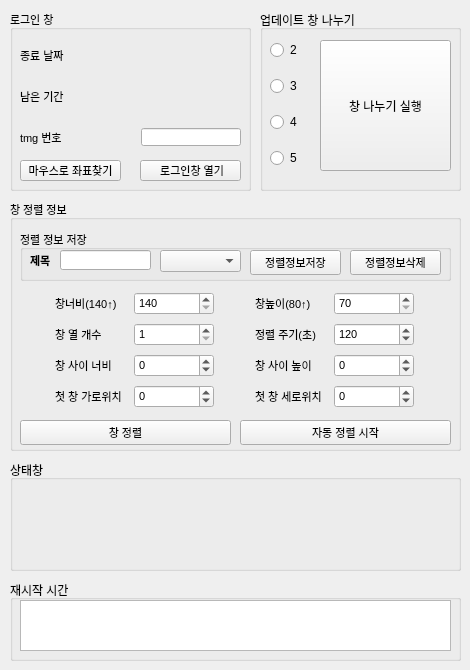
   <widget class="QWidget" name="tab_3">
    <attribute name="title">
     <string>자동 창정렬</string>
    </attribute>
    <widget class="QGroupBox" name="groupBox_11">
     <property name="geometry">
      <rect>
       <x>10</x>
       <y>460</y>
       <width>451</width>
       <height>111</height>
      </rect>
     </property>
     <property name="title">
      <string>상태창</string>
     </property>
     <layout class="QGridLayout" name="gridLayout_2">
      <item row="0" column="0">
       <layout class="QVBoxLayout" name="verticalLayout_12">
        <item>
         <widget class="QLabel" name="alignmenter_status_label_1">
          <property name="font">
           <font>
            <pointsize>12</pointsize>
           </font>
          </property>
          <property name="text">
           <string/>
          </property>
          <property name="alignment">
           <set>Qt::AlignCenter</set>
          </property>
         </widget>
        </item>
        <item>
         <widget class="QLabel" name="alignmenter_status_label_2">
          <property name="font">
           <font>
            <pointsize>12</pointsize>
           </font>
          </property>
          <property name="text">
           <string/>
          </property>
          <property name="alignment">
           <set>Qt::AlignCenter</set>
          </property>
         </widget>
        </item>
        <item>
         <widget class="QLabel" name="alignmenter_status_label_3">
          <property name="font">
           <font>
            <pointsize>12</pointsize>
           </font>
          </property>
          <property name="text">
           <string/>
          </property>
          <property name="alignment">
           <set>Qt::AlignCenter</set>
          </property>
         </widget>
        </item>
       </layout>
      </item>
     </layout>
    </widget>
    <widget class="QGroupBox" name="groupBox_12">
     <property name="geometry">
      <rect>
       <x>10</x>
       <y>10</y>
       <width>241</width>
       <height>181</height>
      </rect>
     </property>
     <property name="font">
      <font>
       <pointsize>8</pointsize>
       <weight>50</weight>
       <italic>false</italic>
       <bold>false</bold>
       <underline>false</underline>
       <kerning>true</kerning>
      </font>
     </property>
     <property name="title">
      <string>로그인 창</string>
     </property>
     <property name="flat">
      <bool>false</bool>
     </property>
     <widget class="QWidget" name="verticalLayoutWidget_2">
      <property name="geometry">
       <rect>
        <x>10</x>
        <y>20</y>
        <width>221</width>
        <height>134</height>
       </rect>
      </property>
      <layout class="QVBoxLayout" name="verticalLayout_13">
       <item>
        <layout class="QHBoxLayout" name="horizontalLayout_16">
         <item>
          <widget class="QLabel" name="label_19">
           <property name="minimumSize">
            <size>
             <width>0</width>
             <height>18</height>
            </size>
           </property>
           <property name="maximumSize">
            <size>
             <width>60</width>
             <height>18</height>
            </size>
           </property>
           <property name="text">
            <string>종료 날짜</string>
           </property>
          </widget>
         </item>
         <item>
          <spacer name="horizontalSpacer_18">
           <property name="orientation">
            <enum>Qt::Horizontal</enum>
           </property>
           <property name="sizeHint" stdset="0">
            <size>
             <width>40</width>
             <height>20</height>
            </size>
           </property>
          </spacer>
         </item>
         <item>
          <widget class="QLabel" name="alignmenter_decry_expiration_status">
           <property name="minimumSize">
            <size>
             <width>100</width>
             <height>18</height>
            </size>
           </property>
           <property name="maximumSize">
            <size>
             <width>16777215</width>
             <height>18</height>
            </size>
           </property>
           <property name="text">
            <string/>
           </property>
          </widget>
         </item>
        </layout>
       </item>
       <item>
        <layout class="QHBoxLayout" name="horizontalLayout_17">
         <item>
          <widget class="QLabel" name="label_20">
           <property name="minimumSize">
            <size>
             <width>0</width>
             <height>18</height>
            </size>
           </property>
           <property name="maximumSize">
            <size>
             <width>60</width>
             <height>18</height>
            </size>
           </property>
           <property name="text">
            <string>남은 기간</string>
           </property>
          </widget>
         </item>
         <item>
          <spacer name="horizontalSpacer_17">
           <property name="orientation">
            <enum>Qt::Horizontal</enum>
           </property>
           <property name="sizeHint" stdset="0">
            <size>
             <width>40</width>
             <height>20</height>
            </size>
           </property>
          </spacer>
         </item>
         <item>
          <widget class="QLabel" name="alignmenter_decry_service_period_status">
           <property name="minimumSize">
            <size>
             <width>100</width>
             <height>18</height>
            </size>
           </property>
           <property name="maximumSize">
            <size>
             <width>16777215</width>
             <height>18</height>
            </size>
           </property>
           <property name="text">
            <string/>
           </property>
          </widget>
         </item>
        </layout>
       </item>
       <item>
        <layout class="QHBoxLayout" name="horizontalLayout_18">
         <item>
          <widget class="QLabel" name="label_21">
           <property name="minimumSize">
            <size>
             <width>0</width>
             <height>18</height>
            </size>
           </property>
           <property name="maximumSize">
            <size>
             <width>60</width>
             <height>18</height>
            </size>
           </property>
           <property name="text">
            <string>tmg 번호    </string>
           </property>
          </widget>
         </item>
         <item>
          <spacer name="horizontalSpacer_16">
           <property name="orientation">
            <enum>Qt::Horizontal</enum>
           </property>
           <property name="sizeHint" stdset="0">
            <size>
             <width>40</width>
             <height>20</height>
            </size>
           </property>
          </spacer>
         </item>
         <item>
          <widget class="QLineEdit" name="alignmenter_decry_tmg_edit">
           <property name="minimumSize">
            <size>
             <width>100</width>
             <height>18</height>
            </size>
           </property>
           <property name="maximumSize">
            <size>
             <width>100</width>
             <height>18</height>
            </size>
           </property>
          </widget>
         </item>
        </layout>
       </item>
      </layout>
     </widget>
     <widget class="QPushButton" name="Alignmenter_login_btn">
      <property name="geometry">
       <rect>
        <x>130</x>
        <y>150</y>
        <width>101</width>
        <height>21</height>
       </rect>
      </property>
      <property name="text">
       <string> 로그인창 열기</string>
      </property>
     </widget>
     <widget class="QPushButton" name="mouse_position_btn">
      <property name="geometry">
       <rect>
        <x>10</x>
        <y>150</y>
        <width>101</width>
        <height>21</height>
       </rect>
      </property>
      <property name="text">
       <string>마우스로 좌표찾기</string>
      </property>
     </widget>
    </widget>
    <widget class="QGroupBox" name="groupBox_13">
     <property name="geometry">
      <rect>
       <x>10</x>
       <y>200</y>
       <width>451</width>
       <height>251</height>
      </rect>
     </property>
     <property name="font">
      <font>
       <pointsize>8</pointsize>
      </font>
     </property>
     <property name="title">
      <string>창 정렬 정보</string>
     </property>
     <widget class="QWidget" name="verticalLayoutWidget_3">
      <property name="geometry">
       <rect>
        <x>10</x>
        <y>90</y>
        <width>431</width>
        <height>121</height>
       </rect>
      </property>
      <layout class="QVBoxLayout" name="verticalLayout_14">
       <item>
        <layout class="QHBoxLayout" name="horizontalLayout_13">
         <item>
          <layout class="QHBoxLayout" name="horizontalLayout_21">
           <item>
            <widget class="QLabel" name="label_26">
             <property name="minimumSize">
              <size>
               <width>73</width>
               <height>0</height>
              </size>
             </property>
             <property name="maximumSize">
              <size>
               <width>73</width>
               <height>16777215</height>
              </size>
             </property>
             <property name="text">
              <string>창너비(140↑)</string>
             </property>
            </widget>
           </item>
           <item>
            <widget class="QSpinBox" name="window_width_spinBox">
             <property name="minimumSize">
              <size>
               <width>50</width>
               <height>0</height>
              </size>
             </property>
             <property name="maximumSize">
              <size>
               <width>80</width>
               <height>16777215</height>
              </size>
             </property>
             <property name="minimum">
              <number>140</number>
             </property>
             <property name="maximum">
              <number>99999</number>
             </property>
             <property name="value">
              <number>140</number>
             </property>
            </widget>
           </item>
          </layout>
         </item>
         <item>
          <layout class="QHBoxLayout" name="horizontalLayout_22">
           <item>
            <widget class="QLabel" name="label_28">
             <property name="minimumSize">
              <size>
               <width>73</width>
               <height>0</height>
              </size>
             </property>
             <property name="maximumSize">
              <size>
               <width>73</width>
               <height>16777215</height>
              </size>
             </property>
             <property name="text">
              <string>창높이(80↑)</string>
             </property>
            </widget>
           </item>
           <item>
            <widget class="QSpinBox" name="window_height_spinBox">
             <property name="minimumSize">
              <size>
               <width>50</width>
               <height>0</height>
              </size>
             </property>
             <property name="maximumSize">
              <size>
               <width>80</width>
               <height>16777215</height>
              </size>
             </property>
             <property name="minimum">
              <number>70</number>
             </property>
             <property name="maximum">
              <number>99999</number>
             </property>
             <property name="value">
              <number>70</number>
             </property>
            </widget>
           </item>
          </layout>
         </item>
        </layout>
       </item>
       <item>
        <layout class="QHBoxLayout" name="horizontalLayout_23">
         <item>
          <layout class="QHBoxLayout" name="horizontalLayout_24">
           <item>
            <widget class="QLabel" name="label_29">
             <property name="minimumSize">
              <size>
               <width>73</width>
               <height>0</height>
              </size>
             </property>
             <property name="maximumSize">
              <size>
               <width>73</width>
               <height>16777215</height>
              </size>
             </property>
             <property name="text">
              <string>창 열 개수</string>
             </property>
            </widget>
           </item>
           <item>
            <widget class="QSpinBox" name="window_column_amount_spinBox">
             <property name="minimumSize">
              <size>
               <width>50</width>
               <height>0</height>
              </size>
             </property>
             <property name="maximumSize">
              <size>
               <width>80</width>
               <height>16777215</height>
              </size>
             </property>
             <property name="minimum">
              <number>1</number>
             </property>
             <property name="maximum">
              <number>99999</number>
             </property>
            </widget>
           </item>
          </layout>
         </item>
         <item>
          <layout class="QHBoxLayout" name="horizontalLayout_25">
           <item>
            <widget class="QLabel" name="label_30">
             <property name="minimumSize">
              <size>
               <width>73</width>
               <height>0</height>
              </size>
             </property>
             <property name="maximumSize">
              <size>
               <width>73</width>
               <height>16777215</height>
              </size>
             </property>
             <property name="text">
              <string>정렬 주기(초)</string>
             </property>
            </widget>
           </item>
           <item>
            <widget class="QSpinBox" name="alignment_period_spinBox">
             <property name="minimumSize">
              <size>
               <width>50</width>
               <height>0</height>
              </size>
             </property>
             <property name="maximumSize">
              <size>
               <width>80</width>
               <height>16777215</height>
              </size>
             </property>
             <property name="minimum">
              <number>10</number>
             </property>
             <property name="maximum">
              <number>99999</number>
             </property>
             <property name="singleStep">
              <number>1</number>
             </property>
             <property name="value">
              <number>120</number>
             </property>
            </widget>
           </item>
          </layout>
         </item>
        </layout>
       </item>
       <item>
        <layout class="QHBoxLayout" name="horizontalLayout_26">
         <item>
          <layout class="QHBoxLayout" name="horizontalLayout_27">
           <item>
            <widget class="QLabel" name="label_31">
             <property name="minimumSize">
              <size>
               <width>73</width>
               <height>0</height>
              </size>
             </property>
             <property name="maximumSize">
              <size>
               <width>73</width>
               <height>16777215</height>
              </size>
             </property>
             <property name="text">
              <string>창 사이 너비</string>
             </property>
            </widget>
           </item>
           <item>
            <widget class="QSpinBox" name="window_width_gap_spinBox">
             <property name="minimumSize">
              <size>
               <width>50</width>
               <height>0</height>
              </size>
             </property>
             <property name="maximumSize">
              <size>
               <width>80</width>
               <height>16777215</height>
              </size>
             </property>
             <property name="minimum">
              <number>-99999</number>
             </property>
             <property name="maximum">
              <number>99999</number>
             </property>
            </widget>
           </item>
          </layout>
         </item>
         <item>
          <layout class="QHBoxLayout" name="horizontalLayout_28">
           <item>
            <widget class="QLabel" name="label_32">
             <property name="minimumSize">
              <size>
               <width>73</width>
               <height>0</height>
              </size>
             </property>
             <property name="maximumSize">
              <size>
               <width>73</width>
               <height>16777215</height>
              </size>
             </property>
             <property name="text">
              <string>창 사이 높이</string>
             </property>
            </widget>
           </item>
           <item>
            <widget class="QSpinBox" name="window_height_gap_spinBox">
             <property name="minimumSize">
              <size>
               <width>50</width>
               <height>0</height>
              </size>
             </property>
             <property name="maximumSize">
              <size>
               <width>80</width>
               <height>16777215</height>
              </size>
             </property>
             <property name="minimum">
              <number>-99999</number>
             </property>
             <property name="maximum">
              <number>99999</number>
             </property>
            </widget>
           </item>
          </layout>
         </item>
        </layout>
       </item>
       <item>
        <layout class="QHBoxLayout" name="horizontalLayout_29">
         <item>
          <layout class="QHBoxLayout" name="horizontalLayout_30">
           <item>
            <widget class="QLabel" name="label_33">
             <property name="minimumSize">
              <size>
               <width>73</width>
               <height>0</height>
              </size>
             </property>
             <property name="maximumSize">
              <size>
               <width>73</width>
               <height>16777215</height>
              </size>
             </property>
             <property name="text">
              <string>첫 창 가로위치</string>
             </property>
            </widget>
           </item>
           <item>
            <widget class="QSpinBox" name="window_x_position_spinBox">
             <property name="minimumSize">
              <size>
               <width>50</width>
               <height>0</height>
              </size>
             </property>
             <property name="maximumSize">
              <size>
               <width>80</width>
               <height>16777215</height>
              </size>
             </property>
             <property name="minimum">
              <number>-9999</number>
             </property>
             <property name="maximum">
              <number>9999</number>
             </property>
             <property name="value">
              <number>0</number>
             </property>
            </widget>
           </item>
          </layout>
         </item>
         <item>
          <layout class="QHBoxLayout" name="horizontalLayout_31">
           <item>
            <widget class="QLabel" name="label_34">
             <property name="minimumSize">
              <size>
               <width>73</width>
               <height>0</height>
              </size>
             </property>
             <property name="maximumSize">
              <size>
               <width>73</width>
               <height>16777215</height>
              </size>
             </property>
             <property name="text">
              <string>첫 창 세로위치</string>
             </property>
            </widget>
           </item>
           <item>
            <widget class="QSpinBox" name="window_y_position_spinBox">
             <property name="minimumSize">
              <size>
               <width>50</width>
               <height>0</height>
              </size>
             </property>
             <property name="maximumSize">
              <size>
               <width>80</width>
               <height>16777215</height>
              </size>
             </property>
             <property name="minimum">
              <number>-9999</number>
             </property>
             <property name="maximum">
              <number>9999</number>
             </property>
             <property name="value">
              <number>0</number>
             </property>
            </widget>
           </item>
          </layout>
         </item>
        </layout>
       </item>
      </layout>
     </widget>
     <widget class="QPushButton" name="auto_Alignment_ctrl_btn">
      <property name="geometry">
       <rect>
        <x>230</x>
        <y>220</y>
        <width>211</width>
        <height>25</height>
       </rect>
      </property>
      <property name="minimumSize">
       <size>
        <width>80</width>
        <height>25</height>
       </size>
      </property>
      <property name="maximumSize">
       <size>
        <width>240</width>
        <height>16777215</height>
       </size>
      </property>
      <property name="text">
       <string>자동 정렬 시작</string>
      </property>
     </widget>
     <widget class="QPushButton" name="Alignment_ctrl_btn">
      <property name="geometry">
       <rect>
        <x>10</x>
        <y>220</y>
        <width>211</width>
        <height>25</height>
       </rect>
      </property>
      <property name="minimumSize">
       <size>
        <width>80</width>
        <height>25</height>
       </size>
      </property>
      <property name="maximumSize">
       <size>
        <width>240</width>
        <height>16777215</height>
       </size>
      </property>
      <property name="text">
       <string>창 정렬</string>
      </property>
     </widget>
     <widget class="QGroupBox" name="groupBox_24">
      <property name="geometry">
       <rect>
        <x>10</x>
        <y>30</y>
        <width>431</width>
        <height>51</height>
       </rect>
      </property>
      <property name="title">
       <string>정렬 정보 저장</string>
      </property>
      <widget class="QPushButton" name="Alignment_info_file_delete_btn">
       <property name="geometry">
        <rect>
         <x>330</x>
         <y>20</y>
         <width>91</width>
         <height>25</height>
        </rect>
       </property>
       <property name="minimumSize">
        <size>
         <width>70</width>
         <height>25</height>
        </size>
       </property>
       <property name="text">
        <string>정렬정보삭제</string>
       </property>
      </widget>
      <widget class="QLineEdit" name="Alignment_info_name_edit">
       <property name="geometry">
        <rect>
         <x>40</x>
         <y>20</y>
         <width>91</width>
         <height>20</height>
        </rect>
       </property>
      </widget>
      <widget class="QComboBox" name="Alignment_info_list_comboBox">
       <property name="geometry">
        <rect>
         <x>140</x>
         <y>20</y>
         <width>81</width>
         <height>22</height>
        </rect>
       </property>
      </widget>
      <widget class="QPushButton" name="Alignment_info_file_save_btn">
       <property name="geometry">
        <rect>
         <x>230</x>
         <y>20</y>
         <width>91</width>
         <height>25</height>
        </rect>
       </property>
       <property name="minimumSize">
        <size>
         <width>70</width>
         <height>25</height>
        </size>
       </property>
       <property name="text">
        <string>정렬정보저장</string>
       </property>
      </widget>
      <widget class="QLabel" name="label_35">
       <property name="geometry">
        <rect>
         <x>10</x>
         <y>20</y>
         <width>31</width>
         <height>20</height>
        </rect>
       </property>
       <property name="font">
        <font>
         <weight>75</weight>
         <bold>true</bold>
        </font>
       </property>
       <property name="text">
        <string>제목</string>
       </property>
      </widget>
     </widget>
    </widget>
    <widget class="QGroupBox" name="groupBox_21">
     <property name="geometry">
      <rect>
       <x>10</x>
       <y>580</y>
       <width>451</width>
       <height>81</height>
      </rect>
     </property>
     <property name="title">
      <string>재시작 시간</string>
     </property>
     <widget class="QListWidget" name="auto_alignment_time_listWidget">
      <property name="geometry">
       <rect>
        <x>10</x>
        <y>20</y>
        <width>431</width>
        <height>51</height>
       </rect>
      </property>
     </widget>
    </widget>
    <widget class="QGroupBox" name="groupBox_23">
     <property name="geometry">
      <rect>
       <x>260</x>
       <y>10</y>
       <width>201</width>
       <height>181</height>
      </rect>
     </property>
     <property name="title">
      <string>업데이트 창 나누기</string>
     </property>
     <widget class="QPushButton" name="update_tab_divider_btn">
      <property name="geometry">
       <rect>
        <x>60</x>
        <y>30</y>
        <width>131</width>
        <height>131</height>
       </rect>
      </property>
      <property name="text">
       <string>창 나누기 실행</string>
      </property>
     </widget>
     <widget class="QWidget" name="verticalLayoutWidget_4">
      <property name="geometry">
       <rect>
        <x>10</x>
        <y>20</y>
        <width>41</width>
        <height>151</height>
       </rect>
      </property>
      <layout class="QVBoxLayout" name="verticalLayout_18">
       <item>
        <widget class="QRadioButton" name="update_tab_divider_two_radioButton">
         <property name="text">
          <string>2</string>
         </property>
        </widget>
       </item>
       <item>
        <widget class="QRadioButton" name="update_tab_divider_three_radioButton">
         <property name="text">
          <string>3</string>
         </property>
        </widget>
       </item>
       <item>
        <widget class="QRadioButton" name="update_tab_divider_four_radioButton">
         <property name="text">
          <string>4</string>
         </property>
        </widget>
       </item>
       <item>
        <widget class="QRadioButton" name="update_tab_divider_five_radioButton">
         <property name="text">
          <string>5</string>
         </property>
        </widget>
       </item>
      </layout>
     </widget>
    </widget>
   </widget>
